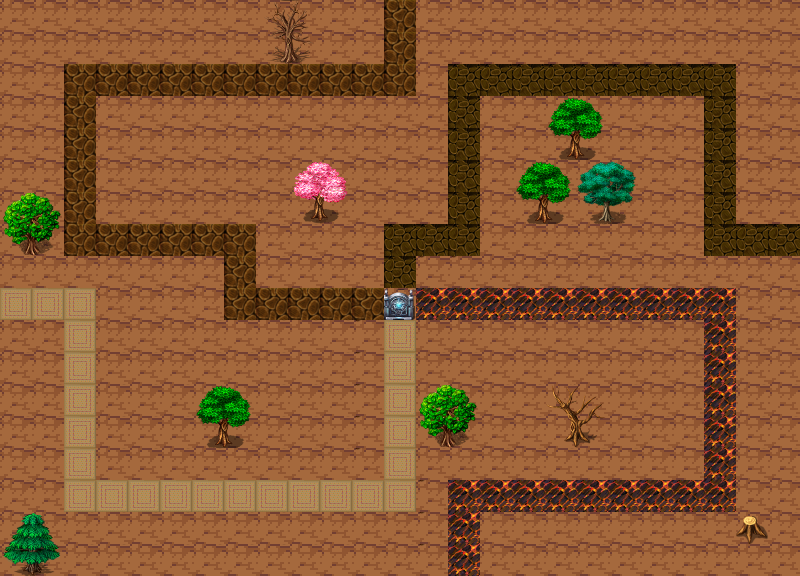

Tiled map render using the project's own tile images. Description and the map definition, with tile-layer contents summarised, below:
An orthogonal 25x18 tile map with 32x32 px tiles, 1 tile layer (Calque de Tile 1).

<map version="1.0" orientation="orthogonal" width="25" height="18" tilewidth="32" tileheight="32">
 <tileset firstgid="1" source="fullTileset.tsx" />
 <layer name="Calque de Tile 1" width="25" height="18">
  <data>[450 cells, 450 non-empty, 36 distinct tile ids]</data>
 </layer>
</map>
